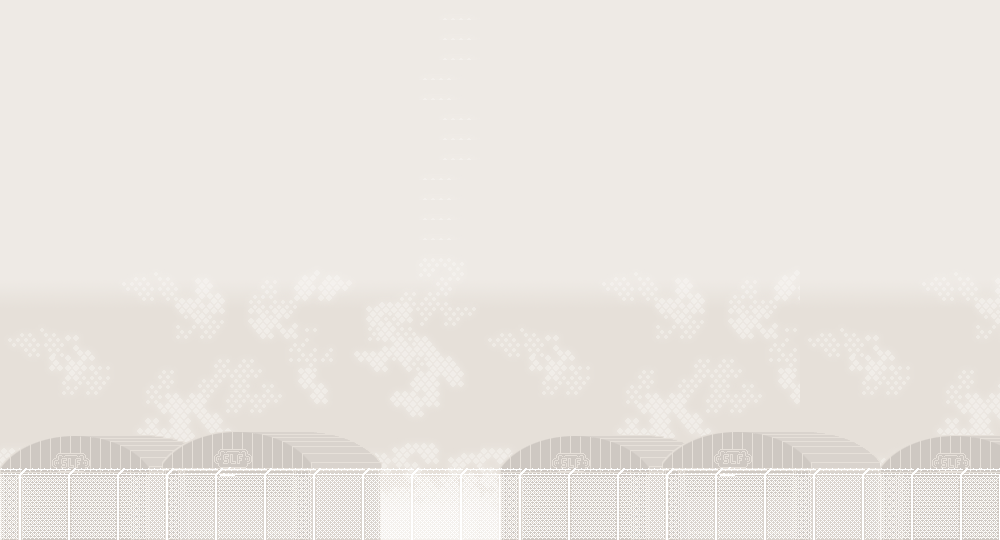

This is a level from a 2D game, rendered from its Tiled map with the project's own tilesets. A one-line summary and the map file follow, with tile-layer data summarised:
An orthogonal 50x27 tile map with 20x20 px tiles, 3 tile layers (bg, bg2, bg3).

<map version="1.0" orientation="orthogonal" width="50" height="27" tilewidth="20" tileheight="20">
 <tileset firstgid="1" name="bgtiles_military" tilewidth="20" tileheight="20">
  <image source="../../../../../XNAModeContent/Lemonade/bgtiles_military.png" width="700" height="500" />
 </tileset>
 <layer name="bg" width="50" height="27">
  <data>[1350 cells, 1350 non-empty, 359 distinct tile ids]</data>
 </layer>
 <layer name="bg2" width="50" height="27">
  <data>[1350 cells, 270 non-empty, 120 distinct tile ids]</data>
 </layer>
 <layer name="bg3" width="50" height="27">
  <data>[1350 cells, 200 non-empty, 96 distinct tile ids]</data>
 </layer>
</map>
